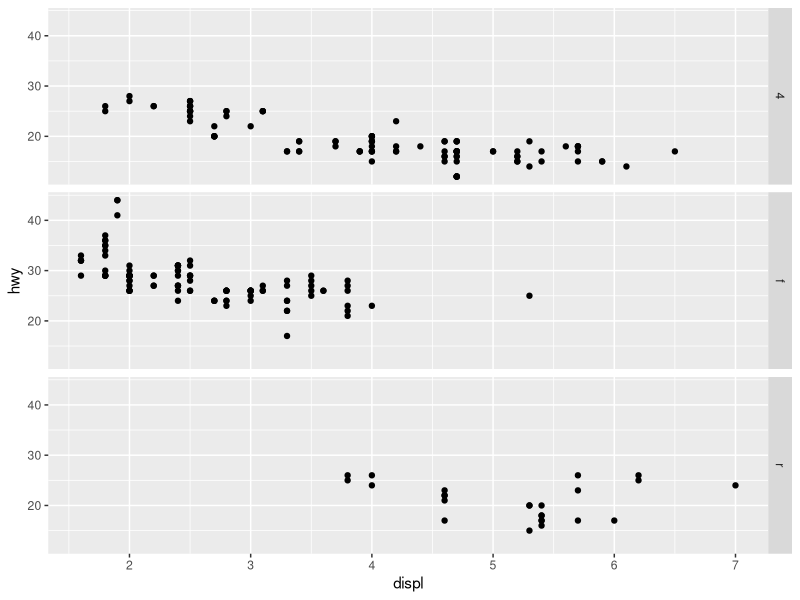
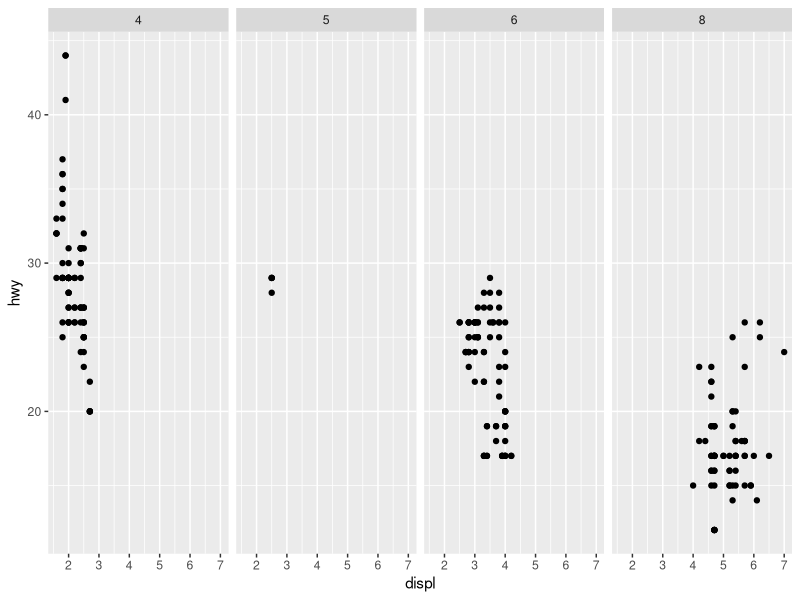
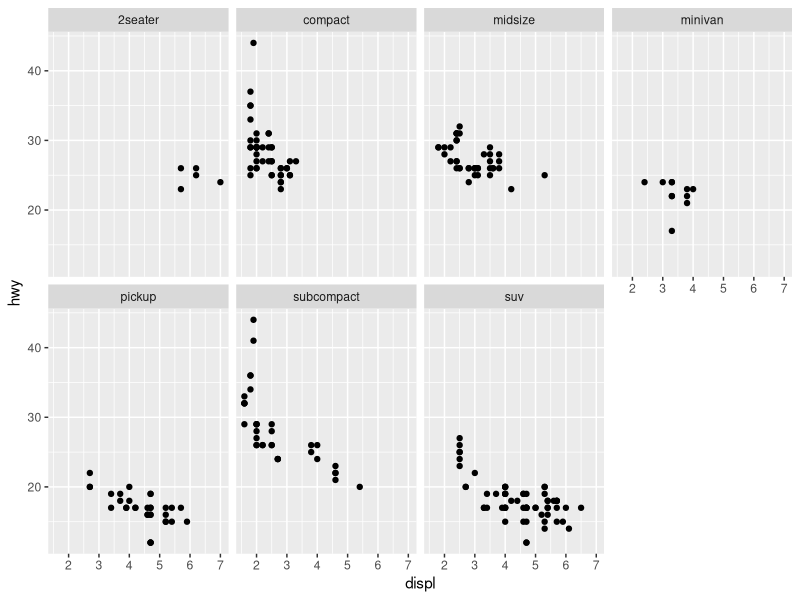
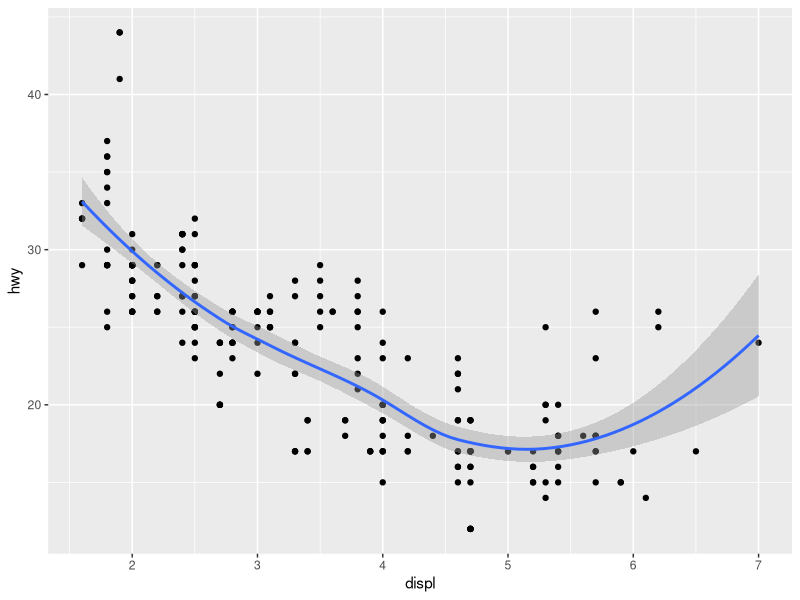
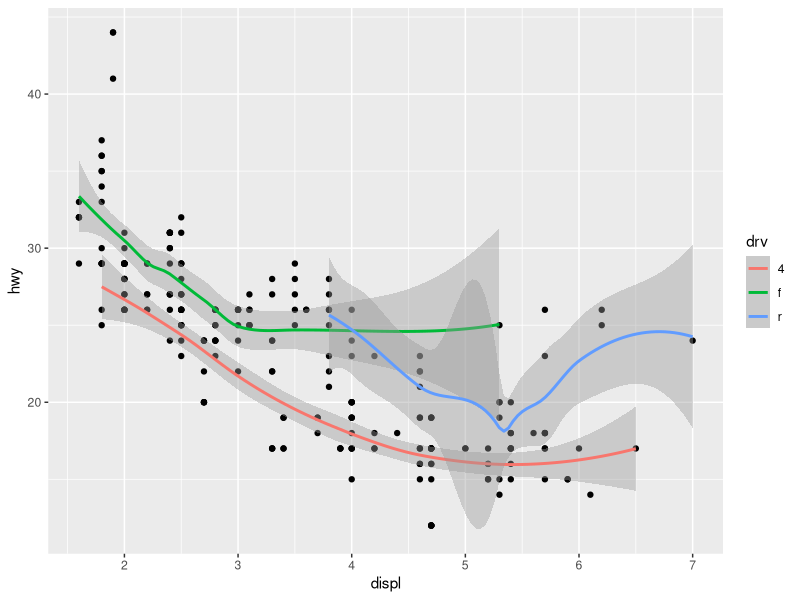

The R source for these figures, in order:
library(tidyverse)

ggplot(data = mpg) +
  geom_point(mapping = aes(x=displ, y=hwy)) +
  facet_grid(drv~.)

ggplot(data = mpg) +
  geom_point(mapping = aes(x=displ, y=hwy)) +
  facet_grid(.~cyl)

ggplot(data = mpg)+
  geom_point(mapping = aes(x=displ, y=hwy))+
  facet_wrap(~class, nrow = 2)

ggplot(data = mpg)+
  geom_point(mapping = aes(x=displ, y=hwy))+
  geom_smooth(mapping = aes(x=displ, y=hwy))
  
ggplot(data = mpg)+
  geom_point(mapping = aes(x=displ, y=hwy))+
  geom_smooth(mapping = aes(x=displ, y=hwy, color=drv))

print("I edited this")
